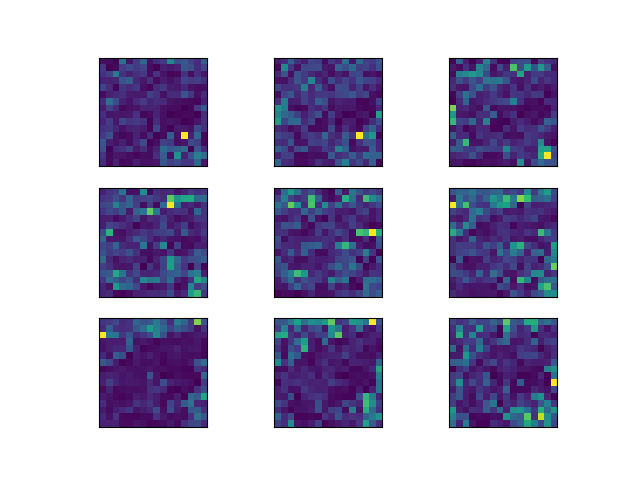

Here is the Python script that generated this plot:
import cv2
import numpy as np
import matplotlib.pyplot as plt

img = cv2.imread("imori.jpg").astype(np.float)
H, W, C = img.shape

# 1. 画像をグレースケール化し、x、ｙ方向の輝度勾配を求める
gray = 0.2126*img[...,2] + 0.7152*img[...,1] + 0.0722*img[...,0]
gray2 = np.pad(gray, (1, 1), 'edge')

# 2. gx, gyから勾配強度と勾配角度を求める。
gx = gray2[1:H+1, 2:W+2] - gray2[1:H+1, 0:W]
gx[gx == 0] = 0.000001
gy = gray2[2:H+2, 1:W+1] - gray2[0:H, 2:W+2]

mag = np.sqrt(gx ** 2 + gy ** 2)
ang = np.arctan(gy / gx) * (180/np.pi) + 90

# 3. 勾配角度を [0, 180]で9分割した値に量子化する。
#    つまり、[0,20]には0、[20, 40]には1というインデックスを求める。
for i in range(9):
    ang[np.where((ang >= i*20) & (ang < (i+1)*20), True, False)] = i
ang[ang == 180] = 8

# 4. 画像をN x Nの領域に分割し(この領域をセルという)、
#    セル内で3で求めたインデックスのヒストグラムを作成する。
#    ただし、当表示は1でなく勾配角度を求める。
N = 8
ang = ang.astype(np.int)

cell_H = H // N
cell_W = W // N

hist = np.zeros((9, cell_H, cell_W), dtype=np.float)
for y in range(H):
    for x in range(W):
        hist[ang[y, x], y//N, x//N] += mag[y, x]

fig, axes = plt.subplots(3, 3, subplot_kw={'xticks': [], 'yticks': []})
for ax, i in zip(axes.flat, range(9)):
    ax.imshow(hist[i])
plt.savefig("my_answer_67.png")

# 5. C x Cのセルを１つとして(これをブロックという)、
#    ブロック内のセルのヒストグラムを次式で正規化する。
#    これを1セルずつずらしながら行うので、一つのセルが何回も正規化される。
